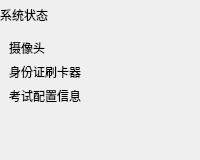
       <widget class="QWidget" name="widget_5" native="true">
        <property name="sizePolicy">
         <sizepolicy hsizetype="Ignored" vsizetype="Expanding">
          <horstretch>0</horstretch>
          <verstretch>100</verstretch>
         </sizepolicy>
        </property>
        <property name="minimumSize">
         <size>
          <width>0</width>
          <height>160</height>
         </size>
        </property>
        <property name="class" stdset="0">
         <string>Container</string>
        </property>
        <layout class="QGridLayout" name="gridLayout_5">
         <property name="leftMargin">
          <number>0</number>
         </property>
         <property name="topMargin">
          <number>0</number>
         </property>
         <property name="rightMargin">
          <number>0</number>
         </property>
         <property name="bottomMargin">
          <number>0</number>
         </property>
         <property name="spacing">
          <number>0</number>
         </property>
         <item row="0" column="0">
          <widget class="QWidget" name="widget_16" native="true">
           <property name="class" stdset="0">
            <string>ContainerTitlebar</string>
           </property>
           <layout class="QGridLayout" name="gridLayout_11">
            <property name="leftMargin">
             <number>0</number>
            </property>
            <property name="topMargin">
             <number>0</number>
            </property>
            <property name="rightMargin">
             <number>0</number>
            </property>
            <property name="bottomMargin">
             <number>0</number>
            </property>
            <property name="horizontalSpacing">
             <number>10</number>
            </property>
            <item row="0" column="0">
             <widget class="QLabel" name="systemStatusLabel">
              <property name="minimumSize">
               <size>
                <width>40</width>
                <height>30</height>
               </size>
              </property>
              <property name="maximumSize">
               <size>
                <width>400</width>
                <height>30</height>
               </size>
              </property>
              <property name="text">
               <string>系统状态</string>
              </property>
              <property name="class" stdset="0">
               <string>TitleIcon</string>
              </property>
             </widget>
            </item>
           </layout>
          </widget>
         </item>
         <item row="1" column="0">
          <widget class="QWidget" name="widget_15" native="true">
           <property name="class" stdset="0">
            <string>ContainerContentWidget</string>
           </property>
           <layout class="QVBoxLayout" name="verticalLayout_2">
            <item>
             <widget class="QLabel" name="cameraStatusLabel">
              <property name="text">
               <string>摄像头</string>
              </property>
              <property name="class" stdset="0">
               <string>SystemStatusLabel</string>
              </property>
             </widget>
            </item>
            <item>
             <widget class="QLabel" name="idCardReaderStatusLabel">
              <property name="text">
               <string>身份证刷卡器</string>
              </property>
              <property name="alignment">
               <set>Qt::AlignLeading|Qt::AlignLeft|Qt::AlignVCenter</set>
              </property>
              <property name="class" stdset="0">
               <string>SystemStatusLabel</string>
              </property>
             </widget>
            </item>
            <item>
             <widget class="QLabel" name="examStatusLabel">
              <property name="text">
               <string>考试配置信息</string>
              </property>
              <property name="class" stdset="0">
               <string>SystemStatusLabel</string>
              </property>
             </widget>
            </item>
            <item>
             <spacer name="verticalSpacer_3">
              <property name="orientation">
               <enum>Qt::Vertical</enum>
              </property>
              <property name="sizeHint" stdset="0">
               <size>
                <width>20</width>
                <height>5</height>
               </size>
              </property>
             </spacer>
            </item>
           </layout>
          </widget>
         </item>
        </layout>
       </widget>
